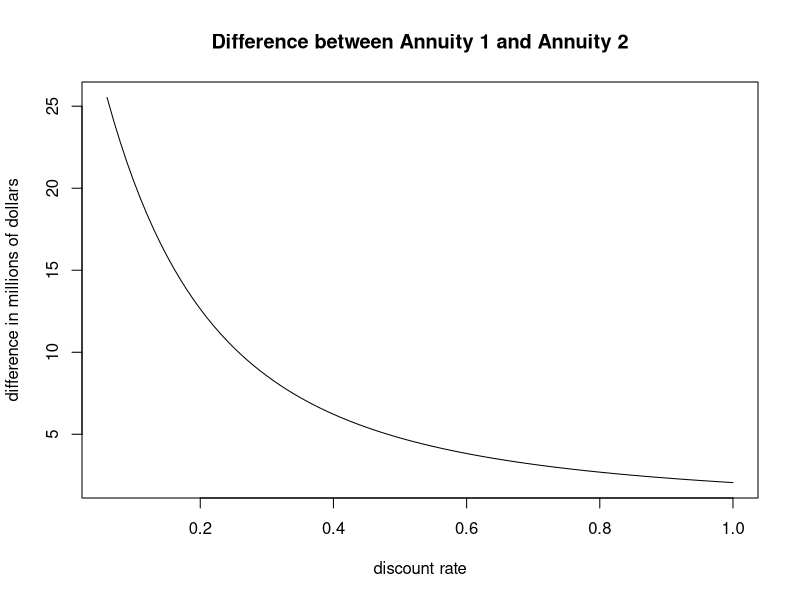

Reproduce this figure in R.
## ---- chunk 1
require(data.table)
require(kableExtra)
pretty <- function(x, n = 2) format(round(x, n), big.mark=",", nsmall = n)
percent <- function(x, a = 0.01) scales::percent(x, accuracy = a)
table <- function(df, caption=NULL) {
  knitr::kable(df, caption=caption, format = "latex", booktabs=T) %>%
    kable_styling(latex_options = c("HOLD_position"))
options(scipen = 999)
}
## ---- chunk 2
growth.annuity <- function(c, r, g, t){
    c * ((1 + g)^(0:(t-1))) / (1 + r)^(1:t)
}
cf.1 <- 8
cf.2 <- 6.36

f <- function(r){
  ret <- c()
  for(i in r){
    lhs <- sum(growth.annuity(cf.1, i, .05, 10))
    rhs <- sum(growth.annuity(cf.2, i, 0, 10))
    ret <- c(ret, lhs - rhs)
  }
  return(ret)
}
x <- seq(.06, 1, by=.01)
y <- f(x)
plot(x, y, type='l', ylab='difference in millions of dollars',
    xlab='discount rate', main='Difference between Annuity 1 and Annuity 2')
